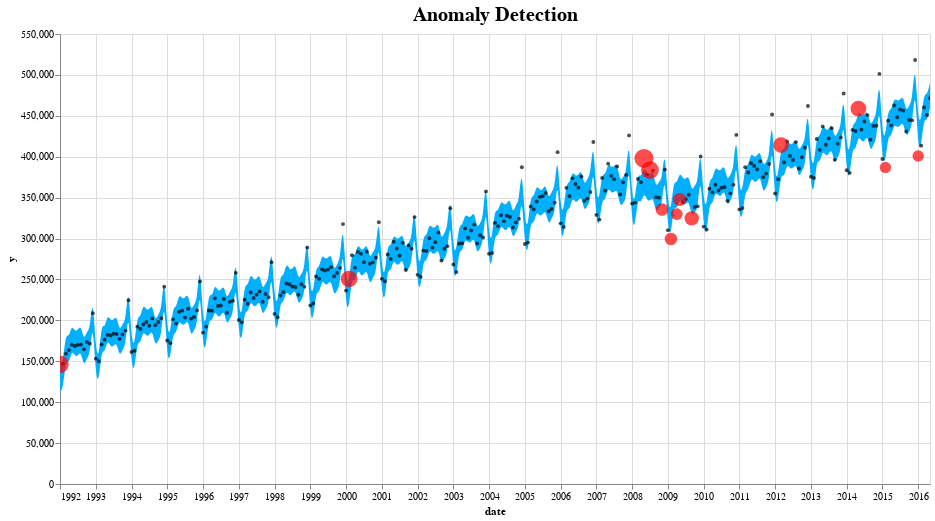

Notebook source saved alongside this figure:
### Code cell
detector.plot_anomalies()

### Figure 1 — Vega-Lite specification as saved in the notebook (floating-point values rounded to 4 significant figures; data arrays with more than 128 entries replaced by an {"elided": "..."} marker saying what was removed)
{"config": {"view": {"continuousWidth": 400, "continuousHeight": 300}, "title": {"fontSize": 20}}, "layer": [{"data": {"name": "data-9d5123c404b25eadcbdb3d4049562243"}, "mark": {"type": "area", "color": "#00b0ff", "interpolate": "basis"}, "encoding": {"tooltip": [{"type": "temporal", "field": "ds"}, {"type": "quantitative", "field": "actuals"}, {"type": "quantitative", "field": "yhat_lower"}, {"type": "quantitative", "field": "yhat_upper"}], "x": {"type": "temporal", "field": "ds", "title": "date"}, "y": {"type": "quantitative", "field": "yhat_upper"}, "y2": {"field": "yhat_lower"}}, "selection": {"selector001": {"type": "interval", "bind": "scales", "encodings": ["x", "y"]}}, "title": "Anomaly Detection"}, {"data": {"name": "data-0a511b7412437056883495ed567042d2"}, "mark": {"type": "circle", "color": "Black", "opacity": 0.7, "size": 15}, "encoding": {"tooltip": [{"type": "temporal", "field": "ds"}, {"type": "quantitative", "field": "actuals"}, {"type": "quantitative", "field": "yhat_lower"}, {"type": "quantitative", "field": "yhat_upper"}], "x": {"type": "temporal", "field": "ds"}, "y": {"type": "quantitative", "field": "actuals", "title": "y"}}, "selection": {"selector002": {"type": "interval", "bind": "scales", "encodings": ["x", "y"]}}}, {"data": {"name": "data-8a5962c92405ed075e6de01b45071066"}, "mark": {"type": "circle", "color": "Red", "size": 30}, "encoding": {"size": {"type": "quantitative", "field": "anomaly_score", "legend": null}, "tooltip": [{"type": "temporal", "field": "ds"}, {"type": "quantitative", "field": "actuals"}, {"type": "quantitative", "field": "yhat_lower"}, {"type": "quantitative", "field": "yhat_upper"}], "x": {"type": "temporal", "field": "ds"}, "y": {"type": "quantitative", "field": "actuals", "title": "y"}}, "selection": {"selector003": {"type": "interval", "bind": "scales", "encodings": ["x", "y"]}}}], "height": 450, "width": 870, "$schema": "https://vega.github.io/schema/vega-lite/v4.8.1.json", "datasets": {"data-9d5123c404b25eadcbdb3d4049562243": {"elided": "293 records"}, "data-0a511b7412437056883495ed567042d2": {"elided": "279 records"}, "data-8a5962c92405ed075e6de01b45071066": [{"ds": "1992-01-01T00:00:00", "trend": 162800.0, "yhat_lower": 112400.0, "yhat_upper": 144300.0, "trend_lower": 162800.0, "trend_upper": 162800.0, "additive_terms": -34210.0, "additive_terms_lower": -34210.0, "additive_terms_upper": -34210.0, "yearly": -34210.0, "yearly_lower": -34210.0, "yearly_upper": -34210.0, "multiplicative_terms": 0.0, "multiplicative_terms_lower": 0.0, "multiplicative_terms_upper": 0.0, "yhat": 128600.0, "actuals": 146376, "anomaly_score": 0.01427}, {"ds": "2000-02-01T00:00:00", "trend": 263300.0, "yhat_lower": 215200.0, "yhat_upper": 248300.0, "trend_lower": 263300.0, "trend_upper": 263300.0, "additive_terms": -30540.0, "additive_terms_lower": -30540.0, "additive_terms_upper": -30540.0, "yearly": -30540.0, "yearly_lower": -30540.0, "yearly_upper": -30540.0, "multiplicative_terms": 0.0, "multiplicative_terms_lower": 0.0, "multiplicative_terms_upper": 0.0, "yhat": 232700.0, "actuals": 250580, "anomaly_score": 0.009241}, {"ds": "2008-05-01T00:00:00", "trend": 360500.0, "yhat_lower": 357000.0, "yhat_upper": 388800.0, "trend_lower": 360500.0, "trend_upper": 360500.0, "additive_terms": 12320.0, "additive_terms_lower": 12320.0, "additive_terms_upper": 12320.0, "yearly": 12320.0, "yearly_lower": 12320.0, "yearly_upper": 12320.0, "multiplicative_terms": 0.0, "multiplicative_terms_lower": 0.0, "multiplicative_terms_upper": 0.0, "yhat": 372900.0, "actuals": 397969, "anomaly_score": 0.02364}, {"ds": "2008-07-01T00:00:00", "trend": 359200.0, "yhat_lower": 345500.0, "yhat_upper": 377900.0, "trend_lower": 359200.0, "trend_upper": 359200.0, "additive_terms": 2536.0, "additive_terms_lower": 2536.0, "additive_terms_upper": 2536.0, "yearly": 2536.0, "yearly_lower": 2536.0, "yearly_upper": 2536.0, "multiplicative_terms": 0.0, "multiplicative_terms_lower": 0.0, "multiplicative_terms_upper": 0.0, "yhat": 361700.0, "actuals": 383686, "anomaly_score": 0.01526}, {"ds": "2008-11-01T00:00:00", "trend": 356400.0, "yhat_lower": 339200.0, "yhat_upper": 371300.0, "trend_lower": 356400.0, "trend_upper": 356400.0, "additive_terms": -1322.0, "additive_terms_lower": -1322.0, "additive_terms_upper": -1322.0, "yearly": -1322.0, "yearly_lower": -1322.0, "yearly_upper": -1322.0, "multiplicative_terms": 0.0, "multiplicative_terms_lower": 0.0, "multiplicative_terms_upper": 0.0, "yhat": 355100.0, "actuals": 335571, "anomaly_score": -0.01058}, {"ds": "2009-02-01T00:00:00", "trend": 354300.0, "yhat_lower": 302800.0, "yhat_upper": 332800.0, "trend_lower": 354300.0, "trend_upper": 354300.0, "additive_terms": -36420.0, "additive_terms_lower": -36420.0, "additive_terms_upper": -36420.0, "yearly": -36420.0, "yearly_lower": -36420.0, "yearly_upper": -36420.0, "multiplicative_terms": 0.0, "multiplicative_terms_lower": 0.0, "multiplicative_terms_upper": 0.0, "yhat": 317900.0, "actuals": 299488, "anomaly_score": -0.01098}, {"ds": "2009-03-01T00:00:00", "trend": 354200.0, "yhat_lower": 341100.0, "yhat_upper": 371900.0, "trend_lower": 354200.0, "trend_upper": 354200.0, "additive_terms": 2770.0, "additive_terms_lower": 2770.0, "additive_terms_upper": 2770.0, "yearly": 2770.0, "yearly_lower": 2770.0, "yearly_upper": 2770.0, "multiplicative_terms": 0.0, "multiplicative_terms_lower": 0.0, "multiplicative_terms_upper": 0.0, "yhat": 356900.0, "actuals": 328568, "anomaly_score": -0.03688}, {"ds": "2009-04-01T00:00:00", "trend": 354000.0, "yhat_lower": 334600.0, "yhat_upper": 366200.0, "trend_lower": 354000.0, "trend_upper": 354000.0, "additive_terms": -3657.0, "additive_terms_lower": -3657.0, "additive_terms_upper": -3657.0, "yearly": -3657.0, "yearly_lower": -3657.0, "yearly_upper": -3657.0, "multiplicative_terms": 0.0, "multiplicative_terms_lower": 0.0, "multiplicative_terms_upper": 0.0, "yhat": 350400.0, "actuals": 329866, "anomaly_score": -0.01405}, {"ds": "2009-05-01T00:00:00", "trend": 353900.0, "yhat_lower": 350600.0, "yhat_upper": 381500.0, "trend_lower": 353900.0, "trend_upper": 353900.0, "additive_terms": 12270.0, "additive_terms_lower": 12270.0, "additive_terms_upper": 12270.0, "yearly": 12270.0, "yearly_lower": 12270.0, "yearly_upper": 12270.0, "multiplicative_terms": 0.0, "multiplicative_terms_lower": 0.0, "multiplicative_terms_upper": 0.0, "yhat": 366200.0, "actuals": 347768, "anomaly_score": -0.00821}, {"ds": "2009-09-01T00:00:00", "trend": 353300.0, "yhat_lower": 325500.0, "yhat_upper": 356800.0, "trend_lower": 353300.0, "trend_upper": 353300.0, "additive_terms": -12600.0, "additive_terms_lower": -12600.0, "additive_terms_upper": -12600.0, "yearly": -12600.0, "yearly_lower": -12600.0, "yearly_upper": -12600.0, "multiplicative_terms": 0.0, "multiplicative_terms_lower": 0.0, "multiplicative_terms_upper": 0.0, "yhat": 340700.0, "actuals": 324708, "anomaly_score": -0.002544}, {"ds": "2012-03-01T00:00:00", "trend": 392400.0, "yhat_lower": 380300.0, "yhat_upper": 412600.0, "trend_lower": 392400.0, "trend_upper": 392400.0, "additive_terms": 4410.0, "additive_terms_lower": 4410.0, "additive_terms_upper": 4410.0, "yearly": 4410.0, "yearly_lower": 4410.0, "yearly_upper": 4410.0, "multiplicative_terms": 0.0, "multiplicative_terms_lower": 0.0, "multiplicative_terms_upper": 0.0, "yhat": 396800.0, "actuals": 414275, "anomaly_score": 0.004143}, {"ds": "2014-05-01T00:00:00", "trend": 429000.0, "yhat_lower": 426400.0, "yhat_upper": 456700.0, "trend_lower": 429000.0, "trend_upper": 429000.0, "additive_terms": 12230.0, "additive_terms_lower": 12230.0, "additive_terms_upper": 12230.0, "yearly": 12230.0, "yearly_lower": 12230.0, "yearly_upper": 12230.0, "multiplicative_terms": 0.0, "multiplicative_terms_lower": 0.0, "multiplicative_terms_upper": 0.0, "yhat": 441200.0, "actuals": 458822, "anomaly_score": 0.004585}, {"ds": "2015-02-01T00:00:00", "trend": 441800.0, "yhat_lower": 393200.0, "yhat_upper": 424300.0, "trend_lower": 441800.0, "trend_upper": 441800.0, "additive_terms": -32500.0, "additive_terms_lower": -32500.0, "additive_terms_upper": -32500.0, "yearly": -32500.0, "yearly_lower": -32500.0, "yearly_upper": -32500.0, "multiplicative_terms": 0.0, "multiplicative_terms_lower": 0.0, "multiplicative_terms_upper": 0.0, "yhat": 409300.0, "actuals": 386935, "anomaly_score": -0.01588}, {"ds": "2016-01-01T00:00:00", "trend": 457200.0, "yhat_lower": 407300.0, "yhat_upper": 439700.0, "trend_lower": 457200.0, "trend_upper": 457200.0, "additive_terms": -34210.0, "additive_terms_lower": -34210.0, "additive_terms_upper": -34210.0, "yearly": -34210.0, "yearly_lower": -34210.0, "yearly_upper": -34210.0, "multiplicative_terms": 0.0, "multiplicative_terms_lower": 0.0, "multiplicative_terms_upper": 0.0, "yhat": 423000.0, "actuals": 400928, "anomaly_score": -0.01574}]}}
